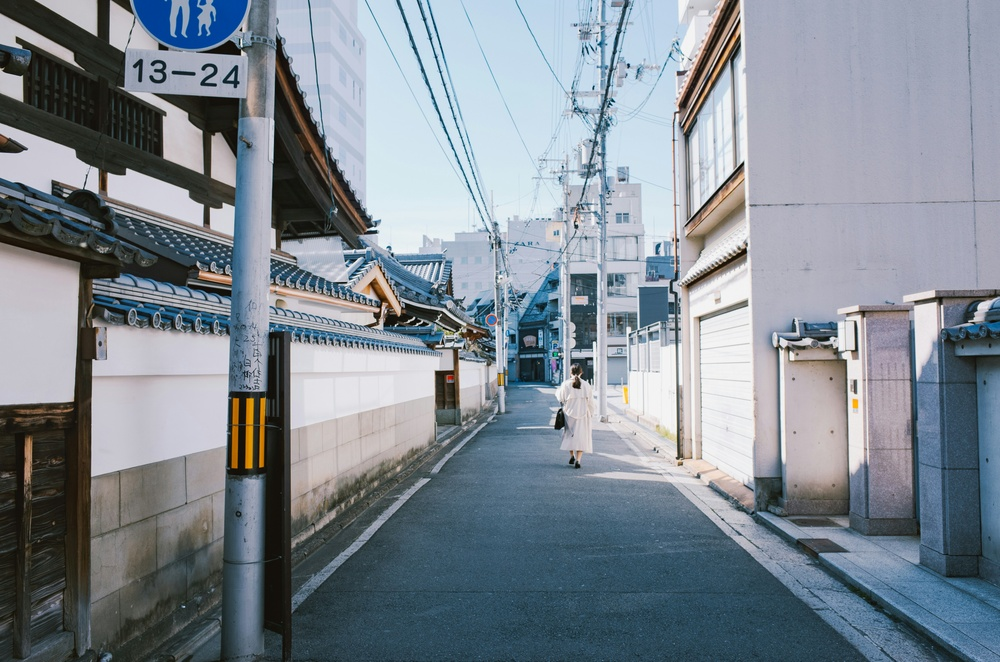
#> input picture Computer Vision/Images/japan_street.jpg, 1000 x 662 px, shrunk from 4928 x 3264 before the run, found by its file name
$ python 3_correlation_opencv.py
#> lines starting #> are read from the running program, lines starting #| are printed output that depends on the picture
import cv2
import numpy as np

# 1. Load image (grayscale recommended for 2D kernel)
img = cv2.imread("./Images/japan_street.jpg", cv2.IMREAD_GRAYSCALE)
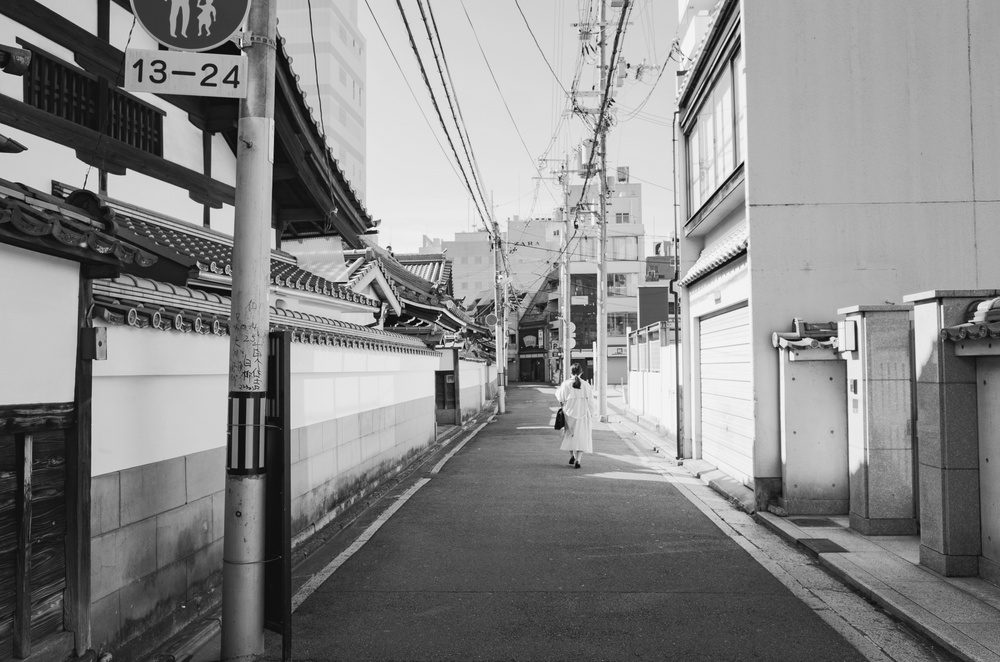
#> img: shape (662, 1000); min 0, max 254, mean 135.3

if img is None:
    raise ValueError("Image not found. Check path.")

# 2. Define kernel
kernel = np.ones((3,3), dtype=np.float32)

# 3. Apply correlation / convolution
# ddepth = -1 → same output type as input image
filtered_img = cv2.filter2D(img, ddepth=-1, kernel=kernel)
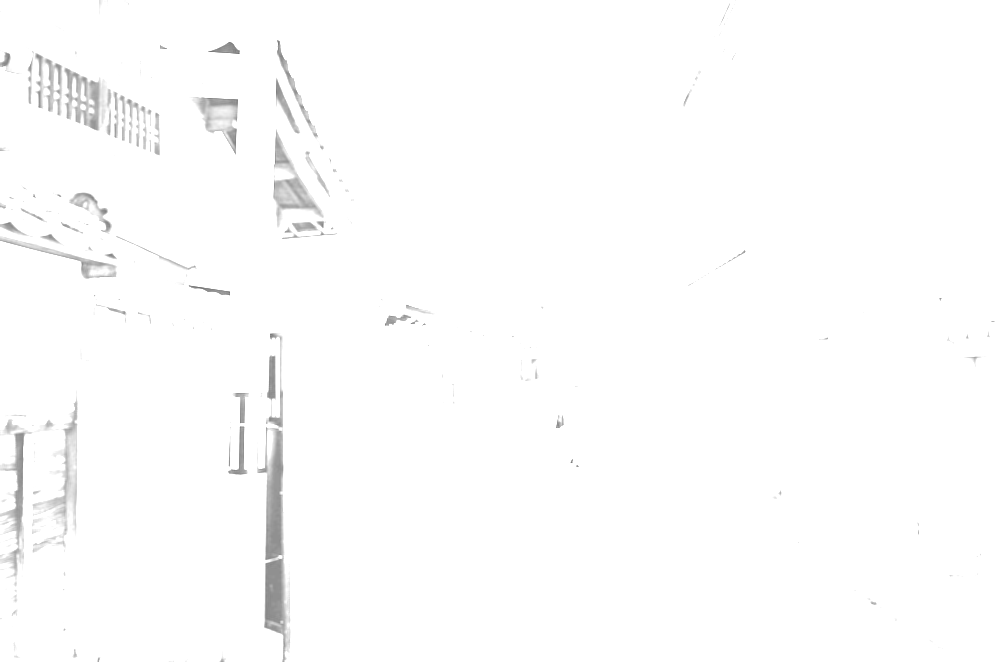
#> filtered_img: shape (662, 1000); min 114, max 255, mean 253

# 4. Show results
cv2.imshow("Original", img)
cv2.imshow("Filtered", filtered_img)

# 5. Wait for ESC key
while True:
    key = cv2.waitKey(1) & 0xFF
#> (key Esc is pressed here)
    if key == 27:
        break

cv2.destroyAllWindows()
